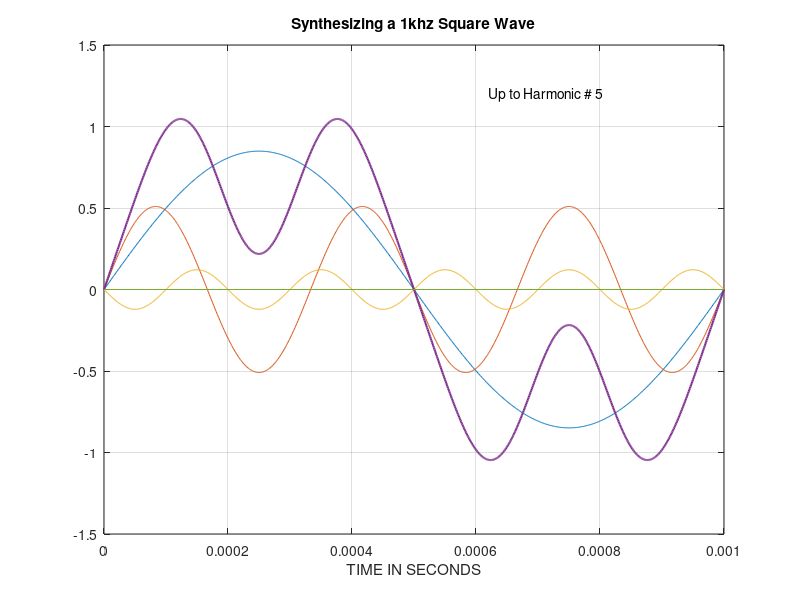

This figure's MATLAB source:
%Piter Garcia
%Square Wave = Sum of N Harmonics
%Plot of Individual Harmonics and 1khz Square Wave
%LabNo.37
clf

N=input('N= ');
w= 2*pi*1000;
t=0:1e-6:1e-3
for n=1:2:N
    vn=(8./pi)*sin(n*w*t)*(sin(n*pi./2)./(4-n^2));
    plot(t,vn)
    hold on
    if n==1
        v=vn;
    else
        v=vn+v;
    end
end
plot(t,v, 'LineWidth', 1.5)
grid on
plot([0, 0.001],[0, 0])

xlabel('TIME IN SECONDS')
title('Synthesizing a 1khz Square Wave')
text(0.62e-3, 1.2, ['Up to Harmonic # ', num2str(N)])
hold on
